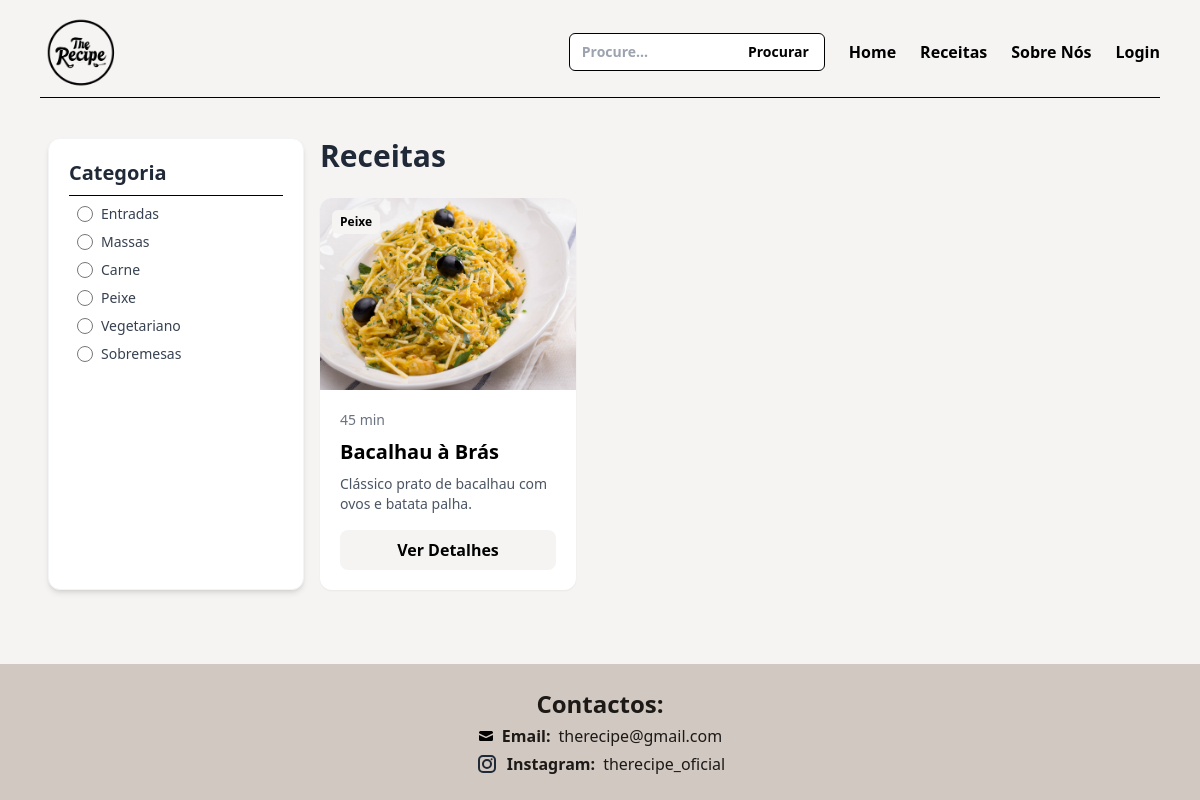
Page /receitas.php?busca=Bacalhau à Brás on the committed database.
### tables this page shows
CREATE TABLE IF NOT EXISTS `receitas` (
  `id` int NOT NULL AUTO_INCREMENT,
  `nome` varchar(100) NOT NULL,
  `tempo` varchar(50) DEFAULT NULL,
  `ingredientes` text,
  `preparacao` text,
  `imagem` varchar(128) DEFAULT NULL,
  `categoria` varchar(100) DEFAULT NULL,
  `descricao` text,
  `quantidade` int DEFAULT NULL,
  `orcamento` varchar(50) DEFAULT NULL,
  PRIMARY KEY (`id`)
);

### receitas.php (the view, shortened to what this page needs)
<?php
require('ajax/connection.php');
$busca = $_GET['busca'] ?? '';
?>
<!DOCTYPE html>
<html lang="pt-pt">
<head>
    <script src="https://cdn.tailwindcss.com"></script>
</head>
<body class="bg-[#F6F4F3] min-h-screen flex flex-col">
    <?php require('includes/nav.php'); ?>
    <div class="flex-grow px-12 py-8">
        <div class="flex">
            <div class="hidden md:block lg:w-64 sticky top-4 bg-white p-5 rounded-xl shadow-md border border-gray-100">
                <h2 class="font-bold text-xl text-gray-800">Categoria</h2>
                <div class="border-b border-black my-2"></div>
                <div class="flex items-center m-2">
                    <input type="radio" id="entradas" name="categorias" value="Entradas" class="w-4 h-4 text-green-600 bg-gray-100 border-gray-300 focus:ring-green-500">
                    <label for="entradas" class="mx-2 text-sm font-medium text-gray-700 cursor-pointer">Entradas</label>
                </div>
                <div class="flex items-center m-2">
                    <input type="radio" id="massas" name="categorias" value="Massas" class="w-4 h-4 text-green-600 bg-gray-100 border-gray-300 focus:ring-green-500">
                    <label for="massas" class="mx-2 text-sm font-medium text-gray-700 cursor-pointer">Massas</label>
                </div>
                <div class="flex items-center m-2">
                    <input type="radio" id="carne" name="categorias" value="Carne" class="w-4 h-4 text-green-600 bg-gray-100 border-gray-300 focus:ring-green-500">
                    <label for="carne" class="mx-2 text-sm font-medium text-gray-700 cursor-pointer">Carne</label>
                </div>
                <div class="flex items-center m-2">
                    <input type="radio" id="peixe" name="categorias" value="Peixe" class="w-4 h-4 text-green-600 bg-gray-100 border-gray-300 focus:ring-green-500">
                    <label for="peixe" class="mx-2 text-sm font-medium text-gray-700 cursor-pointer">Peixe</label>
                </div>
                <div class="flex items-center m-2">
                    <input type="radio" id="vegetariano" name="categorias" value="Vegetariano" class="w-4 h-4 text-green-600 bg-gray-100 border-gray-300 focus:ring-green-500">
                    <label for="vegetariano" class="mx-2 text-sm font-medium text-gray-700 cursor-pointer">Vegetariano</label>
                </div>
                <div class="flex items-center m-2">
                    <input type="radio" id="sobremesas" name="categorias" value="Sobremesas" class="w-4 h-4 text-green-600 bg-gray-100 border-gray-300 focus:ring-green-500">
                    <label for="sobremesas" class="mx-2 text-sm font-medium text-gray-700 cursor-pointer">Sobremesas</label>
                </div>
            </div>
            <?php
                if ($busca != '') {
                    $sql = "SELECT * FROM receitas WHERE nome LIKE :busca";
                    $stmt = $dbh->prepare($sql);
                    $stmt->bindValue(':busca', "%$busca%");
                } else {
                    $sql = "SELECT * FROM receitas";
                    $stmt = $dbh->prepare($sql);
                }
                $stmt->execute();
            ?>
            <div class="flex-1 md:px-4">
                <h1 class="text-3xl font-bold mb-6 text-gray-800">Receitas</h1>
                <div class="grid grid-cols-1 sm:grid-cols-2 md:grid-cols-3 gap-6">
                    <?php while($receita = $stmt->fetchObject()):
                        $idReceita = $receita->id;
                        $nome = $receita->nome;
                        $imagem = $receita->imagem;
                        $tempo = $receita->tempo;
                        $categoria = $receita->categoria;
                        $descricao = $receita->descricao;
                    ?>
                    <div class="receita bg-white rounded-xl shadow-sm overflow-hidden relative group"data-categoria="<?= $categoria ?>">
                        <img src="imagem/<?= $imagem ?>" alt="<?= $nome ?>" class="w-full h-48 object-cover group-hover:scale-105 transition-transform duration-300">
                        <span class="absolute top-3 left-3 bg-[#F6F4F3] text-black text-xs font-bold px-2 py-1 rounded-md"><?= $categoria ?></span>
                        <div class="p-5">
                            <span class="text-sm text-gray-500 mb-2 block"><?= $tempo ?></span>
                            <h3 class="text-xl font-bold mb-2"><?= $nome ?></h3>
                            <p class="text-gray-600 text-sm line-clamp-2 mb-4"><?= $descricao ?></p>
                            <a href="receita.php?receita=<?= $idReceita ?>" class="block py-2 bg-[#F6F4F3] text-black font-semibold rounded-lg text-center hover:bg-[#B09B80]">Ver Detalhes</a>
                        </div>
                    </div>
                    <?php endwhile; ?>
                </div>
            </div>
        </div>
    </div>
    <?php require('includes/footer.php'); ?>
</body>
</html>

### rows in the picture
receitas: imagem (picture), categoria "Peixe", tempo "45 min", nome "Bacalhau à Brás", descricao "Clássico prato de bacalhau com ovos e batata palha."
